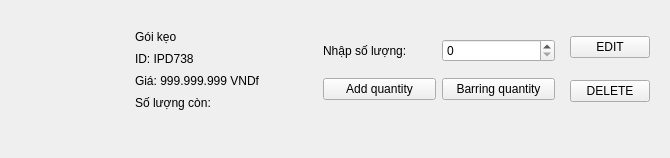
           <widget class="QWidget" name="scrollAreaWidgetContents">
            <property name="geometry">
             <rect>
              <x>0</x>
              <y>0</y>
              <width>670</width>
              <height>158</height>
             </rect>
            </property>
            <layout class="QVBoxLayout" name="verticalLayout_22">
             <item>
              <widget class="QWidget" name="item_M1" native="true">
               <property name="minimumSize">
                <size>
                 <width>0</width>
                 <height>0</height>
                </size>
               </property>
               <property name="maximumSize">
                <size>
                 <width>16777215</width>
                 <height>130</height>
                </size>
               </property>
               <layout class="QHBoxLayout" name="horizontalLayout_29">
                <item>
                 <widget class="QLabel" name="item_image_M1">
                  <property name="minimumSize">
                   <size>
                    <width>100</width>
                    <height>100</height>
                   </size>
                  </property>
                  <property name="maximumSize">
                   <size>
                    <width>100</width>
                    <height>100</height>
                   </size>
                  </property>
                  <property name="styleSheet">
                   <string notr="true">image: url(:/newPrefix/images/Products/1.jpg);</string>
                  </property>
                  <property name="text">
                   <string/>
                  </property>
                 </widget>
                </item>
                <item>
                 <widget class="QWidget" name="widget_16" native="true">
                  <layout class="QVBoxLayout" name="verticalLayout_23">
                   <item>
                    <widget class="QLabel" name="item_name_M1">
                     <property name="text">
                      <string>Gói kẹo</string>
                     </property>
                    </widget>
                   </item>
                   <item>
                    <widget class="QLabel" name="item_id_M1">
                     <property name="text">
                      <string>ID: IPD738</string>
                     </property>
                    </widget>
                   </item>
                   <item>
                    <widget class="QLabel" name="item_price_M1">
                     <property name="text">
                      <string>Giá: 999.999.999 VNDf</string>
                     </property>
                    </widget>
                   </item>
                   <item>
                    <widget class="QLabel" name="item_quantity_RM_M1">
                     <property name="text">
                      <string>Số lượng còn: </string>
                     </property>
                    </widget>
                   </item>
                  </layout>
                 </widget>
                </item>
                <item>
                 <spacer name="horizontalSpace">
                  <property name="orientation">
                   <enum>Qt::Horizontal</enum>
                  </property>
                  <property name="sizeHint" stdset="0">
                   <size>
                    <width>448</width>
                    <height>20</height>
                   </size>
                  </property>
                 </spacer>
                </item>
                <item>
                 <widget class="QWidget" name="widget_17" native="true">
                  <property name="minimumSize">
                   <size>
                    <width>250</width>
                    <height>0</height>
                   </size>
                  </property>
                  <layout class="QVBoxLayout" name="verticalLayout_24">
                   <item>
                    <layout class="QHBoxLayout" name="horizontalLayout_30">
                     <item>
                      <widget class="QLabel" name="item_label_M1">
                       <property name="text">
                        <string>Nhập số lượng:</string>
                       </property>
                      </widget>
                     </item>
                     <item>
                      <widget class="QSpinBox" name="item_quantity_input_M1"/>
                     </item>
                    </layout>
                   </item>
                   <item>
                    <layout class="QHBoxLayout" name="horizontalLayout_31">
                     <item>
                      <widget class="QPushButton" name="item_btn_add_M1">
                       <property name="text">
                        <string>Add quantity</string>
                       </property>
                      </widget>
                     </item>
                     <item>
                      <widget class="QPushButton" name="item_btn_barring_M1">
                       <property name="text">
                        <string>Barring quantity</string>
                       </property>
                      </widget>
                     </item>
                    </layout>
                   </item>
                  </layout>
                 </widget>
                </item>
                <item>
                 <layout class="QVBoxLayout" name="verticalLayout">
                  <item>
                   <widget class="QPushButton" name="item_btn_edit_M1">
                    <property name="text">
                     <string>EDIT</string>
                    </property>
                   </widget>
                  </item>
                  <item>
                   <widget class="QPushButton" name="item_btn_delete_M1">
                    <property name="text">
                     <string>DELETE</string>
                    </property>
                   </widget>
                  </item>
                 </layout>
                </item>
               </layout>
              </widget>
             </item>
             <item>
              <spacer name="verticalSpacer">
               <property name="orientation">
                <enum>Qt::Vertical</enum>
               </property>
               <property name="sizeHint" stdset="0">
                <size>
                 <width>20</width>
                 <height>40</height>
                </size>
               </property>
              </spacer>
             </item>
            </layout>
           </widget>
